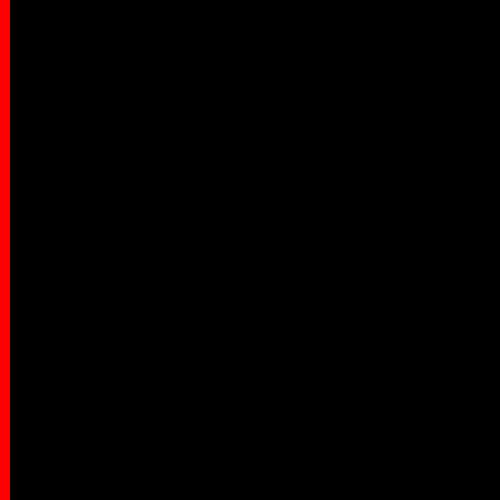
Frame 1 (no input)
Frame 60 (the mouse pressed at the canvas centre just before this capture): identical to frame 1, image omitted
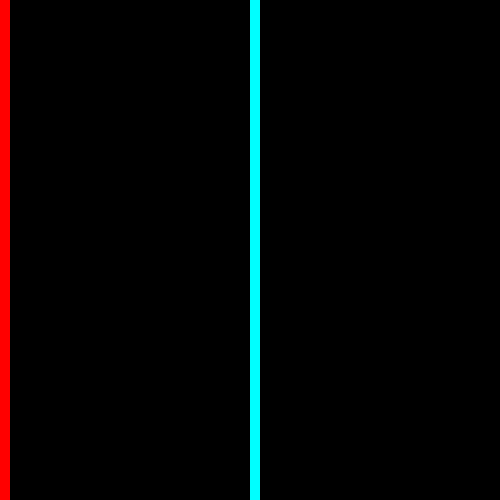
Frame 120 (the mouse held since frame 60 and released just before this capture)

The Processing sketch that drew these frames (run headless with seeded random() and noise(); from frame 60 on, the mouse is pressed at the canvas centre):

// Processing sketch: Hue_test
// ── Hue_test.pde
/**
 * Hue. 
 * 
 * Hue is the color reflected from or transmitted through an object 
 * and is typically referred to as the name of the color (red, blue, yellow, etc.) 
 * Move the cursor vertically over each bar to alter its hue. 
 */
 
int barWidth = 10;
int lastBar = -1;

void setup() 
{
  size(500, 500);
  colorMode(HSB, height, height, height);  
  noStroke();
  background(0);
}

void draw() 
{
  int whichBar = mouseX / barWidth;
  if (whichBar != lastBar) {
    int barX = whichBar * barWidth;
    fill(mouseY, height, height);
    rect(barX, 0, barWidth, height);
    lastBar = whichBar;
  }
}
